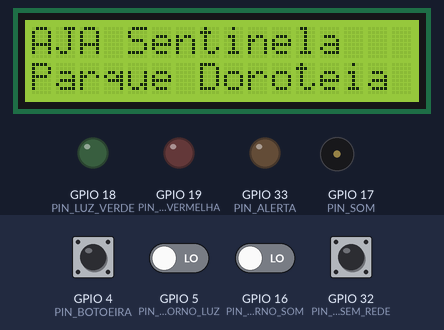
Bench run of a sketch on a simulated ESP32. Parts: 16×2 character LCD, output pins drawn as LEDs (lit = HIGH), buzzer (waves = sounding). Dashed ring = blinking. Inputs (shaded band) come from the test bench; at power-on: GPIO 4 (PIN_BOTOEIRA), GPIO 32 (PIN_SIMULA_SEM_REDE) HIGH, GPIO 5 (PIN_RETORNO_LUZ), GPIO 16 (PIN_RETORNO_SOM) LOW. WiFi joins after 1.5 s; servers stay silent unless stated; uploads are accepted with an empty reply; the local clock reads 2024-03-15 10:24:30 at power-on unless the sketch sets it; what the sketch prints to the serial monitor is not drawn.

Above: at 0.4 s.
At 3.0 s:
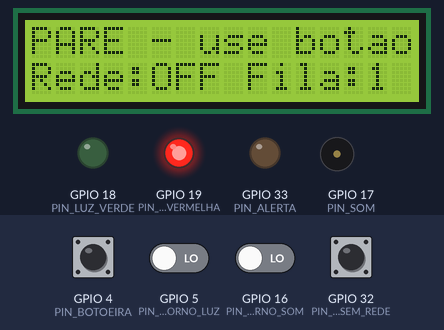
3.1 s: GPIO 4 (PIN_BOTOEIRA) pulled LOW for 0.15 s
At 3.36 s:
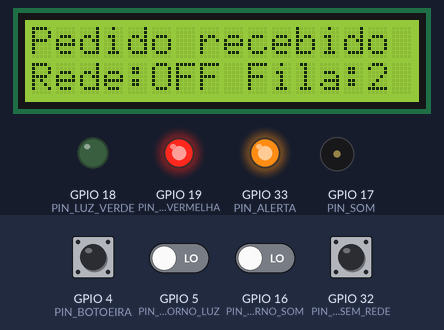
3.8 s: GPIO 16 (PIN_RETORNO_SOM) driven HIGH
6.0 s: GPIO 5 (PIN_RETORNO_LUZ) driven HIGH
At 9.02 s:
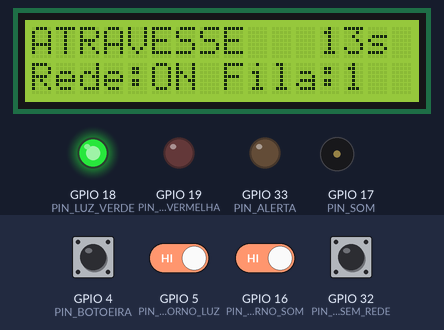
9.2 s: GPIO 5 (PIN_RETORNO_LUZ) driven LOW
11.6 s: GPIO 32 (PIN_SIMULA_SEM_REDE) pulled LOW for 1 s
At 12.67 s:
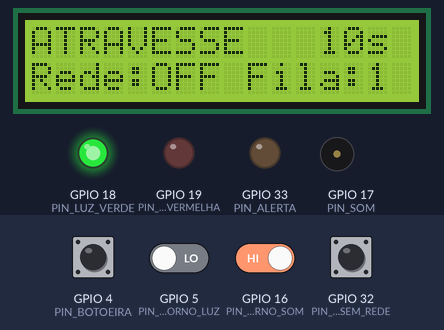
13.2 s: GPIO 5 (PIN_RETORNO_LUZ) driven HIGH
At 15.41 s:
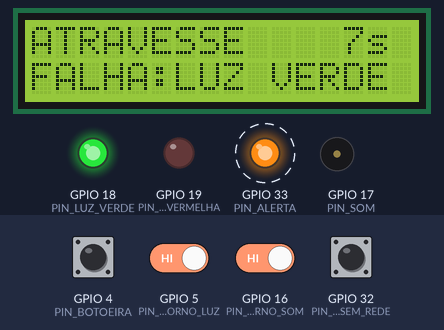
Timing chart, 0 to 18.5 s (numbered marks = the images above; inputs shaded):
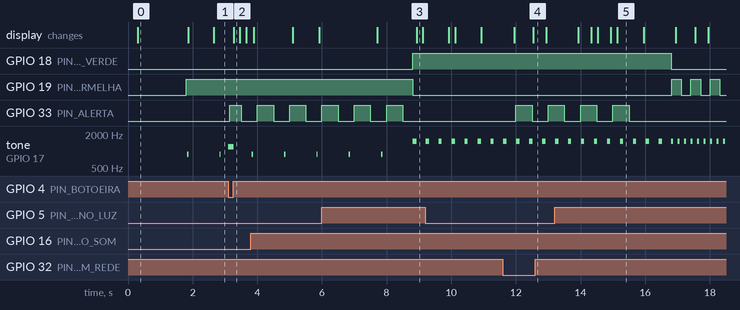

The sketch:

sketch.ino
```cpp
/*
  AJA Sentinela - travessia acessivel monitorada
  CitizenTech AJA | GS FIAP 2026.2 | Physical Computing: IoT & IoB

  O ESP32 opera um semaforo de pedestres acessivel (botoeira, luzes, sinal
  sonoro e contagem regressiva no display) e confere sozinho se o som, a luz
  verde e a botoeira funcionam. Quando uma falha se confirma, avisa a API do
  AJA, que anexa o aviso como evidencia ao topico da travessia; quando o
  componente volta, avisa de novo com o tempo parado e quantas pessoas
  acionaram a botoeira durante a falha. Relatorios periodicos mostram o uso
  da travessia e se o conserto se mantem. Nenhum dado pessoal e coletado.

  Chaves de simulacao no Wokwi: alavanca a direita = normal,
  a esquerda = simula a falha.
*/

#include <Arduino.h>
#include <WiFi.h>
#include <HTTPClient.h>
#include <WiFiClientSecure.h>
#include <Wire.h>
#include <LiquidCrystal_I2C.h>
#include <ArduinoJson.h>
#include <time.h>

// ---------------- Configuracao ----------------
// Tempos encurtados para a demonstracao no Wokwi. O envio usa HTTP por um
// proxy TCP do Railway porque o TLS em software deixa o simulador lento demais;
// em campo, o mesmo codigo envia por HTTPS com o certificado da API fixado.
static const char *WIFI_SSID = "Wokwi-GUEST";
static const char *WIFI_SENHA = "";
static const int WIFI_CANAL = 6;

static const char *AJA_API_URL = "http://junction.proxy.rlwy.net:30564/api/v1/dispositivos/eventos";
static const char *AJA_DEVICE_ID = "AJA-PDOR-TRAV-001";
static const char *AJA_DEVICE_KEY = "aja-_JPURKO1MjEz6COTsdVKLIbq";  // chave de demonstracao
static const char *LOCAL_REFERENCIA = "Travessia monitorada 01 - Parque Doroteia, Sao Paulo/SP";
static const char *FIRMWARE_VERSAO = "1.0.0";

const uint32_t T_VERMELHO_MIN_MS = 4000;
const uint32_t T_ESPERA_MS = 3000;
const uint32_t T_VERDE_MS = 8000;
const uint32_t T_PISCANDO_MS = 5000;
const uint32_t T_BOTAO_TRAVADO_MS = 8000;
const uint32_t T_RELATORIO_MS = 60000;
const uint32_t T_VERIFICACAO_MS = 1000;
const uint32_t T_ANTIRREPIQUE_MS = 250;
const uint8_t VERIFICACOES_PARA_CONFIRMAR = 3;

const uint8_t PIN_BOTOEIRA = 4;
const uint8_t PIN_LUZ_VERMELHA = 19;
const uint8_t PIN_LUZ_VERDE = 18;
const uint8_t PIN_RETORNO_LUZ = 5;
const uint8_t PIN_SOM = 17;
const uint8_t PIN_RETORNO_SOM = 16;
const uint8_t PIN_ALERTA = 33;
const uint8_t PIN_SIMULA_SEM_REDE = 32;
const uint8_t PIN_I2C_SDA = 23;
const uint8_t PIN_I2C_SCL = 22;

LiquidCrystal_I2C lcd(0x27, 16, 2);

// ---------------- Componentes monitorados ----------------
// Cada componente acumula verificacoes; a falha (e o conserto) so e
// confirmada depois de 3 seguidas, para evitar alarme falso.
static const char *PUB_VISUAL[] = {"deficiencia_visual"};
static const char *PUB_AUDITIVA[] = {"deficiencia_auditiva"};
static const char *PUB_AMBOS[] = {"deficiencia_visual", "deficiencia_auditiva"};

struct Monitor {
  const char *componente;
  const char *rotulo;
  const char **publico;
  uint8_t nPublico;
  const char *descricaoFalha;
  uint8_t falhasSeguidas;
  uint8_t okSeguidos;
  bool emFalha;
  uint32_t inicioFalhaMs;
  uint32_t acionamentosDuranteFalha;
  uint32_t msEmFalhaNaJanela;
};

Monitor monSom = {"SINAL_SONORO", "SOM", PUB_VISUAL, 1,
                  "Sinal sonoro sem resposta: pessoas cegas ou com baixa visao "
                  "nao sabem quando e seguro atravessar",
                  0, 0, false, 0, 0, 0};
Monitor monLuz = {"LAMPADA_VERDE_PEDESTRE", "LUZ VERDE", PUB_AUDITIVA, 1,
                  "Lampada verde sem resposta: pessoas surdas dependem do sinal "
                  "visual para atravessar",
                  0, 0, false, 0, 0, 0};
Monitor monBotao = {"BOTOEIRA", "BOTOEIRA", PUB_AMBOS, 2,
                    "Botoeira travada: novos pedidos de travessia nao sao "
                    "registrados",
                    0, 0, false, 0, 0, 0};
Monitor *monitores[] = {&monSom, &monLuz, &monBotao};
const uint8_t N_MONITORES = sizeof(monitores) / sizeof(monitores[0]);

// ---------------- Estado ----------------
struct Evento {
  char json[640];
};
QueueHandle_t filaEventos;
const uint8_t TAMANHO_FILA = 24;
volatile bool redeOnline = false;
volatile uint32_t eventosDescartados = 0;
uint32_t seqEvento = 0;

enum Fase { PARE, ESPERA, VERDE, PISCANDO };
Fase fase = PARE;
uint32_t inicioFaseMs = 0;
bool pedidoPendente = false;
bool luzVerdeLigada = false;
uint32_t proximoBipMs = 0;

struct {
  bool ativo;
  uint32_t fimMs;
} bip = {false, 0};

volatile bool bordaBotoeira = false;
bool botaoPressionado = false;
uint32_t pressionadoDesdeMs = 0;
uint32_t ultimoAcionamentoMs = 0;

uint32_t inicioJanelaMs = 0;
uint32_t acionamentosJanela = 0;
uint32_t ciclosJanela = 0;

uint32_t ultimaVerificacaoMs = 0;
uint32_t ultimoDisplayMs = 0;
char linhaLcd[2][17] = {"", ""};

// ---------------- Eventos para o AJA ----------------
// Os eventos sao montados aqui e entram numa fila; a tarefa de rede os
// envia depois. Relatorios podem ser descartados com a fila quase cheia,
// avisos de falha nao.
bool horaAtualIso(char *buf, size_t len) {
  time_t agora = time(nullptr);
  if (agora < 1700000000) return false;
  struct tm t;
  localtime_r(&agora, &t);
  strftime(buf, len, "%Y-%m-%dT%H:%M:%S-03:00", &t);
  return true;
}

uint32_t inicioNaJanela(uint32_t inicioMs) {
  return (int32_t)(inicioMs - inicioJanelaMs) > 0 ? inicioMs : inicioJanelaMs;
}

void preencherCabecalho(JsonDocument &doc, const char *tipo) {
  doc["dispositivo_id"] = AJA_DEVICE_ID;
  doc["equipamento"] = "SEMAFORO_SONORO_COM_BOTOEIRA";
  doc["local_ref"] = LOCAL_REFERENCIA;
  doc["tipo"] = tipo;
  doc["seq"] = ++seqEvento;
  doc["uptime_s"] = millis() / 1000;
  char ts[32];
  if (horaAtualIso(ts, sizeof(ts))) {
    doc["ts"] = ts;
  } else {
    doc["ts"] = nullptr;
  }
}

void enfileirar(JsonDocument &doc, bool descartavel) {
  Evento ev;
  size_t n = serializeJson(doc, ev.json, sizeof(ev.json));
  if (n == 0 || n >= sizeof(ev.json) - 1) {
    Serial.println("[AJA] ERRO: evento grande demais, nao enfileirado");
    return;
  }
  Serial.printf("[AJA] Evento %s\n", ev.json);

  if (descartavel && uxQueueSpacesAvailable(filaEventos) < 8) {
    eventosDescartados = eventosDescartados + 1;
    Serial.println("[AJA] Fila quase cheia: relatorio descartado");
    return;
  }
  if (xQueueSend(filaEventos, &ev, 0) != pdTRUE) {
    eventosDescartados = eventosDescartados + 1;
    Serial.println("[AJA] Fila cheia: evento descartado");
  }
}

void adicionarPublico(JsonDocument &doc, const Monitor &m) {
  JsonArray pub = doc["publico_afetado"].to<JsonArray>();
  for (uint8_t i = 0; i < m.nPublico; i++) pub.add(m.publico[i]);
}

void abrirFalha(Monitor &m) {
  m.emFalha = true;
  m.inicioFalhaMs = millis();
  m.acionamentosDuranteFalha = 0;

  JsonDocument doc;
  preencherCabecalho(doc, "FALHA_DETECTADA");
  doc["componente"] = m.componente;
  doc["severidade"] = "ALTA";
  adicionarPublico(doc, m);
  doc["descricao"] = m.descricaoFalha;
  doc["verificacoes_com_falha"] = m.falhasSeguidas;
  Serial.printf("[AJA] >>> FALHA DETECTADA: %s\n", m.componente);
  enfileirar(doc, false);
}

void encerrarFalha(Monitor &m) {
  uint32_t agora = millis();
  m.msEmFalhaNaJanela += agora - inicioNaJanela(m.inicioFalhaMs);
  m.emFalha = false;

  JsonDocument doc;
  preencherCabecalho(doc, "FALHA_RESOLVIDA");
  doc["componente"] = m.componente;
  adicionarPublico(doc, m);
  doc["tempo_inoperante_s"] = (agora - m.inicioFalhaMs) / 1000;
  doc["acionamentos_durante_falha"] = m.acionamentosDuranteFalha;
  doc["descricao"] = "Componente voltou a responder em verificacoes seguidas";
  Serial.printf("[AJA] <<< FALHA RESOLVIDA: %s\n", m.componente);
  enfileirar(doc, false);
}

void registrarVerificacao(Monitor &m, bool ok) {
  if (ok) {
    m.falhasSeguidas = 0;
    if (m.okSeguidos < 255) m.okSeguidos++;
    if (m.emFalha && m.okSeguidos >= VERIFICACOES_PARA_CONFIRMAR) encerrarFalha(m);
  } else {
    m.okSeguidos = 0;
    if (m.falhasSeguidas < 255) m.falhasSeguidas++;
    if (!m.emFalha && m.falhasSeguidas >= VERIFICACOES_PARA_CONFIRMAR) abrirFalha(m);
  }
}

bool algumaFalhaAtiva() {
  for (uint8_t i = 0; i < N_MONITORES; i++)
    if (monitores[i]->emFalha) return true;
  return false;
}

// Relatorio de uso (IoB): so contagens agregadas e a disponibilidade de cada
// componente na janela; e o que mostra, depois do conserto, que ele se manteve.
void enviarRelatorio() {
  uint32_t agora = millis();
  uint32_t janela = agora - inicioJanelaMs;

  JsonDocument doc;
  preencherCabecalho(doc, "RELATORIO_PERIODICO");
  doc["janela_s"] = janela / 1000;
  doc["acionamentos_botoeira"] = acionamentosJanela;
  doc["ciclos_travessia"] = ciclosJanela;

  JsonObject disp = doc["disponibilidade_pct"].to<JsonObject>();
  JsonArray ativas = doc["falhas_ativas"].to<JsonArray>();
  for (uint8_t i = 0; i < N_MONITORES; i++) {
    Monitor &m = *monitores[i];
    uint32_t msFalha = m.msEmFalhaNaJanela;
    if (m.emFalha) msFalha += agora - inicioNaJanela(m.inicioFalhaMs);
    float pct = janela ? 100.0f * (float)(janela - msFalha) / (float)janela : 100.0f;
    disp[m.componente] = roundf(pct * 10.0f) / 10.0f;
    if (m.emFalha) ativas.add(m.componente);
    m.msEmFalhaNaJanela = 0;
  }
  doc["eventos_na_fila"] = uxQueueMessagesWaiting(filaEventos);
  doc["eventos_descartados"] = eventosDescartados;
  doc["rede_online"] = (bool)redeOnline;
  if (redeOnline) doc["wifi_rssi_dbm"] = WiFi.RSSI();

  acionamentosJanela = 0;
  ciclosJanela = 0;
  inicioJanelaMs = agora;
  enfileirar(doc, true);
}

// ---------------- Verificacao eletrica ----------------
// O pino de retorno fica depois do fio que vai ao componente. Com o circuito
// integro ele le o mesmo sinal enviado; com o fio rompido, o pull-down o
// leva a LOW e a verificacao falha. Com a luz verde apagada, um pulso de
// 200 us (invisivel) faz o teste.
void configurarSom() {
#if ESP_ARDUINO_VERSION_MAJOR >= 3
  ledcAttach(PIN_SOM, 2000, 8);
#else
  ledcSetup(0, 2000, 8);
  ledcAttachPin(PIN_SOM, 0);
#endif
}

void somTocar(uint32_t freq) {
#if ESP_ARDUINO_VERSION_MAJOR >= 3
  ledcWriteTone(PIN_SOM, freq);
#else
  ledcWriteTone(0, freq);
#endif
}

void somParar() { somTocar(0); }

bool retornoPresente(uint8_t pino, uint16_t amostras, uint16_t intervaloUs) {
  for (uint16_t i = 0; i < amostras; i++) {
    if (digitalRead(pino) == HIGH) return true;
    delayMicroseconds(intervaloUs);
  }
  return false;
}

void iniciarBip(uint32_t freq, uint32_t duracaoMs) {
  somTocar(freq);
  bip.ativo = true;
  bip.fimMs = millis() + duracaoMs;
  delayMicroseconds(300);
  registrarVerificacao(monSom, retornoPresente(PIN_RETORNO_SOM, 150, 15));
}

void atualizarBip(uint32_t agora) {
  if (bip.ativo && (int32_t)(agora - bip.fimMs) >= 0) {
    somParar();
    bip.ativo = false;
  }
}

void ligarVerde(bool ligar) {
  luzVerdeLigada = ligar;
  digitalWrite(PIN_LUZ_VERDE, ligar ? HIGH : LOW);
}

bool testarLampadaVerde() {
  if (luzVerdeLigada) return digitalRead(PIN_RETORNO_LUZ) == HIGH;
  digitalWrite(PIN_LUZ_VERDE, HIGH);
  delayMicroseconds(200);
  bool ok = digitalRead(PIN_RETORNO_LUZ) == HIGH;
  digitalWrite(PIN_LUZ_VERDE, LOW);
  return ok;
}

void verificacoesPeriodicas(uint32_t agora) {
  if (agora - ultimaVerificacaoMs < T_VERIFICACAO_MS) return;
  ultimaVerificacaoMs = agora;
  registrarVerificacao(monLuz, testarLampadaVerde());
  bool travado = botaoPressionado && (agora - pressionadoDesdeMs) > T_BOTAO_TRAVADO_MS;
  registrarVerificacao(monBotao, !travado);
}

// ---------------- Travessia ----------------
// Padrao brasileiro: verde = atravesse, vermelho piscante = finalize,
// vermelho = pare. Bip lento de localizacao no vermelho (para a pessoa cega
// achar a botoeira) e bips mais rapidos durante a travessia.
void mudarFase(Fase nova, uint32_t agora) {
  if (fase == PISCANDO && nova == PARE) ciclosJanela++;
  fase = nova;
  inicioFaseMs = agora;
  switch (nova) {
    case PARE:
      pedidoPendente = false;
      ligarVerde(false);
      digitalWrite(PIN_LUZ_VERMELHA, HIGH);
      break;
    case ESPERA:
      break;
    case VERDE:
      digitalWrite(PIN_LUZ_VERMELHA, LOW);
      ligarVerde(true);
      proximoBipMs = agora;
      Serial.println("[TRAVESSIA] Verde: pode atravessar");
      break;
    case PISCANDO:
      ligarVerde(false);
      proximoBipMs = agora;
      Serial.println("[TRAVESSIA] Vermelho piscante: finalize a travessia");
      break;
  }
}

void aoPressionarBotoeira(uint32_t agora) {
  acionamentosJanela++;
  for (uint8_t i = 0; i < N_MONITORES; i++)
    if (monitores[i]->emFalha) monitores[i]->acionamentosDuranteFalha++;

  if (fase == PARE && !pedidoPendente) {
    pedidoPendente = true;
    Serial.println("[TRAVESSIA] Pedido de travessia registrado");
    if (!bip.ativo) iniciarBip(1200, 150);
  }
}

// A botoeira e lida por interrupcao para nenhum toque se perder; o nivel do
// pino mostra se ela ficou travada.
void IRAM_ATTR aoTocarBotoeira() { bordaBotoeira = true; }

void lerBotoeira(uint32_t agora) {
  bool nivel = digitalRead(PIN_BOTOEIRA) == LOW;
  if (nivel && !botaoPressionado) pressionadoDesdeMs = agora;
  botaoPressionado = nivel;

  if (bordaBotoeira) {
    bordaBotoeira = false;
    if (agora - ultimoAcionamentoMs >= T_ANTIRREPIQUE_MS) {
      ultimoAcionamentoMs = agora;
      aoPressionarBotoeira(agora);
    }
  }
}

void atualizarTravessia(uint32_t agora) {
  uint32_t naFase = agora - inicioFaseMs;
  switch (fase) {
    case PARE:
      if (pedidoPendente && naFase >= T_VERMELHO_MIN_MS) mudarFase(ESPERA, agora);
      break;
    case ESPERA:
      if (naFase >= T_ESPERA_MS) mudarFase(VERDE, agora);
      break;
    case VERDE:
      if (naFase >= T_VERDE_MS) mudarFase(PISCANDO, agora);
      break;
    case PISCANDO:
      digitalWrite(PIN_LUZ_VERMELHA, ((naFase / 300) % 2) == 0 ? HIGH : LOW);
      if (naFase >= T_PISCANDO_MS) mudarFase(PARE, agora);
      break;
  }

  if (!bip.ativo && (int32_t)(agora - proximoBipMs) >= 0) {
    uint32_t freq, dur, periodo;
    if (fase == VERDE) {
      freq = 1500; dur = 100; periodo = 400;
    } else if (fase == PISCANDO) {
      freq = 1500; dur = 60; periodo = 200;
    } else {
      freq = 880; dur = 40; periodo = 1000;
    }
    iniciarBip(freq, dur);
    proximoBipMs = agora + periodo;
  }
}

void atualizarAlerta(uint32_t agora) {
  bool ligado = algumaFalhaAtiva() && ((agora / 500) % 2 == 0);
  digitalWrite(PIN_ALERTA, ligado ? HIGH : LOW);
}

// ---------------- Display ----------------
// Linha 1: fase e contagem regressiva (essencial para a pessoa surda).
// Linha 2: falhas ativas primeiro; sem falhas, estado do equipamento e da rede.
void escreverLinha(uint8_t linha, const char *texto) {
  char buf[17];
  snprintf(buf, sizeof(buf), "%-16s", texto);
  if (strcmp(buf, linhaLcd[linha]) != 0) {
    lcd.setCursor(0, linha);
    lcd.print(buf);
    strcpy(linhaLcd[linha], buf);
  }
}

void atualizarDisplay(uint32_t agora) {
  if (agora - ultimoDisplayMs < 200) return;
  ultimoDisplayMs = agora;

  char l1[17];
  uint32_t naFase = agora - inicioFaseMs;
  switch (fase) {
    case PARE:
      snprintf(l1, sizeof(l1), "%s", pedidoPendente ? "Pedido recebido" : "PARE - use botao");
      break;
    case ESPERA:
      snprintf(l1, sizeof(l1), "Aguarde o verde");
      break;
    case VERDE: {
      uint8_t resta = min<uint32_t>((T_VERDE_MS + T_PISCANDO_MS - naFase + 999) / 1000, 99);
      snprintf(l1, sizeof(l1), "ATRAVESSE   %2us", (unsigned)resta);
      break;
    }
    case PISCANDO: {
      uint8_t resta = min<uint32_t>((T_PISCANDO_MS - naFase + 999) / 1000, 99);
      snprintf(l1, sizeof(l1), "FINALIZE    %2us", (unsigned)resta);
      break;
    }
  }
  escreverLinha(0, l1);

  char l2[17];
  Monitor *emFalha[N_MONITORES];
  uint8_t nFalhas = 0;
  for (uint8_t i = 0; i < N_MONITORES; i++)
    if (monitores[i]->emFalha) emFalha[nFalhas++] = monitores[i];

  uint8_t paginas = nFalhas + 1;
  uint8_t pagina = (agora / 2500) % paginas;
  if (pagina < nFalhas) {
    snprintf(l2, sizeof(l2), "FALHA:%s", emFalha[pagina]->rotulo);
  } else if (nFalhas == 0 && (agora / 2500) % 2 == 0) {
    snprintf(l2, sizeof(l2), "Equipamento OK");
  } else {
    snprintf(l2, sizeof(l2), "Rede:%s Fila:%u", redeOnline ? "ON" : "OFF",
             (unsigned)uxQueueMessagesWaiting(filaEventos));
  }
  escreverLinha(1, l2);
}

// ---------------- Rede ----------------
// Roda numa tarefa separada (nucleo 0): o semaforo nunca espera a internet.
// Um evento so sai da fila depois que a API confirma o recebimento (HTTP 2xx);
// sem rede, eles esperam e sao enviados em ordem quando a conexao volta.
bool enviarEvento(const Evento &ev) {
  if (strlen(AJA_API_URL) == 0) {
    Serial.println("[REDE] API nao configurada: evento entregue apenas ao Serial");
    return true;
  }
  HTTPClient http;
  WiFiClientSecure clienteSeguro;
  WiFiClient cliente;
  bool iniciou;
  if (strncmp(AJA_API_URL, "https", 5) == 0) {
    clienteSeguro.setInsecure();  // demonstracao; em producao, fixar o certificado
    iniciou = http.begin(clienteSeguro, AJA_API_URL);
  } else {
    iniciou = http.begin(cliente, AJA_API_URL);
  }
  if (!iniciou) return false;

  http.setTimeout(8000);
  http.addHeader("Content-Type", "application/json");
  http.addHeader("X-AJA-Device-Id", AJA_DEVICE_ID);
  http.addHeader("X-AJA-Device-Key", AJA_DEVICE_KEY);
  int codigo = http.POST((uint8_t *)ev.json, strlen(ev.json));
  http.end();
  Serial.printf("[REDE] POST %s -> HTTP %d\n", AJA_API_URL, codigo);
  return codigo >= 200 && codigo < 300;
}

void tarefaRede(void *) {
  WiFi.mode(WIFI_STA);
  bool ntpConfigurado = false;
  bool primeiraTentativa = true;
  uint32_t ultimaTentativaMs = 0;
  uint32_t esperaMs = 1000;

  for (;;) {
    if (digitalRead(PIN_SIMULA_SEM_REDE) == LOW) {
      if (redeOnline || WiFi.status() == WL_CONNECTED) {
        WiFi.disconnect();
        Serial.println("[REDE] Queda de internet simulada: eventos ficam na fila");
        primeiraTentativa = true;
      }
      redeOnline = false;
      vTaskDelay(pdMS_TO_TICKS(300));
      continue;
    }

    if (WiFi.status() != WL_CONNECTED) {
      redeOnline = false;
      if (primeiraTentativa || millis() - ultimaTentativaMs > 10000) {
        Serial.println("[REDE] Conectando ao Wi-Fi...");
        WiFi.begin(WIFI_SSID, WIFI_SENHA, WIFI_CANAL);
        ultimaTentativaMs = millis();
        primeiraTentativa = false;
      }
      vTaskDelay(pdMS_TO_TICKS(250));
      continue;
    }

    if (!redeOnline) {
      redeOnline = true;
      Serial.printf("[REDE] Conectado (IP %s). Eventos na fila: %u\n",
                    WiFi.localIP().toString().c_str(),
                    (unsigned)uxQueueMessagesWaiting(filaEventos));
      if (!ntpConfigurado) {
        configTzTime("<-03>3", "pool.ntp.org", "time.google.com");
        ntpConfigurado = true;
      }
    }

    Evento ev;
    if (xQueuePeek(filaEventos, &ev, pdMS_TO_TICKS(300)) == pdTRUE) {
      if (enviarEvento(ev)) {
        xQueueReceive(filaEventos, &ev, 0);
        esperaMs = 1000;
      } else {
        Serial.printf("[REDE] Falha no envio, nova tentativa em %lu ms\n",
                      (unsigned long)esperaMs);
        vTaskDelay(pdMS_TO_TICKS(esperaMs));
        esperaMs = min<uint32_t>(esperaMs * 2, 30000);
      }
    }
  }
}

// ---------------- setup / loop ----------------
void setup() {
  Serial.begin(115200);
  delay(200);
  Serial.println();
  Serial.println("==============================================");
  Serial.println(" AJA Sentinela - travessia acessivel monitorada");
  Serial.printf(" Dispositivo %s | firmware %s\n", AJA_DEVICE_ID, FIRMWARE_VERSAO);
  Serial.println("==============================================");

  pinMode(PIN_BOTOEIRA, INPUT_PULLUP);
  attachInterrupt(digitalPinToInterrupt(PIN_BOTOEIRA), aoTocarBotoeira, FALLING);
  pinMode(PIN_SIMULA_SEM_REDE, INPUT_PULLUP);
  pinMode(PIN_RETORNO_LUZ, INPUT_PULLDOWN);
  pinMode(PIN_RETORNO_SOM, INPUT_PULLDOWN);
  pinMode(PIN_LUZ_VERMELHA, OUTPUT);
  pinMode(PIN_LUZ_VERDE, OUTPUT);
  pinMode(PIN_ALERTA, OUTPUT);
  configurarSom();
  somParar();

  Wire.begin(PIN_I2C_SDA, PIN_I2C_SCL);
  lcd.init();
  lcd.backlight();
  escreverLinha(0, "AJA Sentinela");
  escreverLinha(1, "Parque Doroteia");
  delay(1500);

  filaEventos = xQueueCreate(TAMANHO_FILA, sizeof(Evento));
  xTaskCreatePinnedToCore(tarefaRede, "rede", 16384, nullptr, 1, nullptr, 0);

  uint32_t agora = millis();
  inicioJanelaMs = agora;
  mudarFase(PARE, agora);
  proximoBipMs = agora;

  JsonDocument doc;
  preencherCabecalho(doc, "DISPOSITIVO_INICIADO");
  doc["firmware"] = FIRMWARE_VERSAO;
  JsonArray comps = doc["componentes_monitorados"].to<JsonArray>();
  for (uint8_t i = 0; i < N_MONITORES; i++) comps.add(monitores[i]->componente);
  enfileirar(doc, false);
}

void loop() {
  uint32_t agora = millis();
  lerBotoeira(agora);
  atualizarTravessia(agora);
  atualizarBip(millis());
  verificacoesPeriodicas(agora);
  atualizarAlerta(agora);
  atualizarDisplay(agora);
  if (agora - inicioJanelaMs >= T_RELATORIO_MS) enviarRelatorio();
  delay(2);
}
```

Measured:
- after the input at 3.1 s, GPIO 33 (PIN_ALERTA): LOW → HIGH at once, → LOW 0.36 s later; tone on GPIO 17 (PIN_SOM): silent → 1200 Hz at once, → silent 0.17 s later; the display: changes after 0.18 s (image 2)
- after the input at 11.6 s, the display: first differs from a run without the input after 0.93 s (image 4)
- after the input at 13.2 s, GPIO 33 (PIN_ALERTA): goes on until 15.5 s, then stays LOW
- by itself, tone on GPIO 17 (PIN_SOM): alternates 880 Hz for 0.04 s and silent for 0.96 s
- what the display in image 0 shows lasts 1.6 s, from 0.3 s to 1.9 s
